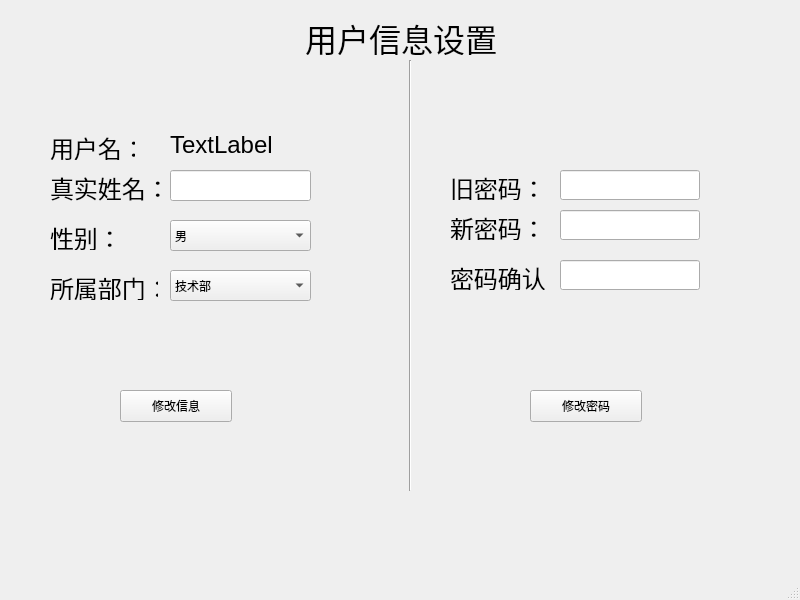
<?xml version="1.0" encoding="UTF-8"?>
<ui version="4.0">
 <class>MainWindow</class>
 <widget class="QMainWindow" name="MainWindow">
  <property name="geometry">
   <rect>
    <x>0</x>
    <y>0</y>
    <width>800</width>
    <height>600</height>
   </rect>
  </property>
  <property name="windowTitle">
   <string>MainWindow</string>
  </property>
  <widget class="QWidget" name="centralwidget">
   <widget class="QLineEdit" name="lineEdit_confirm">
    <property name="geometry">
     <rect>
      <x>560</x>
      <y>260</y>
      <width>140</width>
      <height>30</height>
     </rect>
    </property>
    <property name="echoMode">
     <enum>QLineEdit::Password</enum>
    </property>
   </widget>
   <widget class="QLabel" name="label_5">
    <property name="geometry">
     <rect>
      <x>50</x>
      <y>270</y>
      <width>108</width>
      <height>30</height>
     </rect>
    </property>
    <property name="text">
     <string>&lt;html&gt;&lt;head/&gt;&lt;body&gt;&lt;p&gt;&lt;span style=&quot; font-size:18pt;&quot;&gt;所属部门：&lt;/span&gt;&lt;/p&gt;&lt;/body&gt;&lt;/html&gt;</string>
    </property>
   </widget>
   <widget class="Line" name="line">
    <property name="geometry">
     <rect>
      <x>400</x>
      <y>60</y>
      <width>20</width>
      <height>431</height>
     </rect>
    </property>
    <property name="orientation">
     <enum>Qt::Vertical</enum>
    </property>
   </widget>
   <widget class="QLineEdit" name="lineEdit_newpasswd">
    <property name="geometry">
     <rect>
      <x>560</x>
      <y>210</y>
      <width>140</width>
      <height>30</height>
     </rect>
    </property>
    <property name="echoMode">
     <enum>QLineEdit::Password</enum>
    </property>
   </widget>
   <widget class="QLabel" name="label_8">
    <property name="geometry">
     <rect>
      <x>450</x>
      <y>260</y>
      <width>102</width>
      <height>30</height>
     </rect>
    </property>
    <property name="text">
     <string>&lt;html&gt;&lt;head/&gt;&lt;body&gt;&lt;p&gt;&lt;span style=&quot; font-size:18pt;&quot;&gt;密码确认：&lt;/span&gt;&lt;/p&gt;&lt;/body&gt;&lt;/html&gt;</string>
    </property>
   </widget>
   <widget class="QLineEdit" name="lineEdit_name">
    <property name="geometry">
     <rect>
      <x>170</x>
      <y>170</y>
      <width>141</width>
      <height>31</height>
     </rect>
    </property>
   </widget>
   <widget class="QComboBox" name="comboBox_dept">
    <property name="geometry">
     <rect>
      <x>170</x>
      <y>270</y>
      <width>141</width>
      <height>31</height>
     </rect>
    </property>
    <property name="focusPolicy">
     <enum>Qt::StrongFocus</enum>
    </property>
    <item>
     <property name="text">
      <string>技术部</string>
     </property>
     <property name="icon">
      <iconset resource="../../db/resource/resource.qrc">
       <normaloff>:/icon/jishu.png</normaloff>:/icon/jishu.png</iconset>
     </property>
    </item>
    <item>
     <property name="text">
      <string>运营部</string>
     </property>
     <property name="icon">
      <iconset resource="../../db/resource/resource.qrc">
       <normaloff>:/icon/yunying.png</normaloff>:/icon/yunying.png</iconset>
     </property>
    </item>
    <item>
     <property name="text">
      <string>后勤部</string>
     </property>
     <property name="icon">
      <iconset resource="../../db/resource/resource.qrc">
       <normaloff>:/icon/houqin.png</normaloff>:/icon/houqin.png</iconset>
     </property>
    </item>
    <item>
     <property name="text">
      <string>人事部</string>
     </property>
     <property name="icon">
      <iconset resource="../../db/resource/resource.qrc">
       <normaloff>:/icon/renshi.png</normaloff>:/icon/renshi.png</iconset>
     </property>
    </item>
    <item>
     <property name="text">
      <string>法务部</string>
     </property>
     <property name="icon">
      <iconset resource="../../db/resource/resource.qrc">
       <normaloff>:/icon/fawu.png</normaloff>:/icon/fawu.png</iconset>
     </property>
    </item>
    <item>
     <property name="text">
      <string>财务部</string>
     </property>
     <property name="icon">
      <iconset resource="../../db/resource/resource.qrc">
       <normaloff>:/icon/caiwu.png</normaloff>:/icon/caiwu.png</iconset>
     </property>
    </item>
   </widget>
   <widget class="QComboBox" name="comboBox_sex">
    <property name="geometry">
     <rect>
      <x>170</x>
      <y>220</y>
      <width>141</width>
      <height>31</height>
     </rect>
    </property>
    <property name="focusPolicy">
     <enum>Qt::StrongFocus</enum>
    </property>
    <item>
     <property name="text">
      <string>男</string>
     </property>
     <property name="icon">
      <iconset>
       <normalon>:/icon/nan.png</normalon>
      </iconset>
     </property>
    </item>
    <item>
     <property name="text">
      <string>女</string>
     </property>
     <property name="icon">
      <iconset>
       <normalon>:/icon/nv.png</normalon>
      </iconset>
     </property>
    </item>
   </widget>
   <widget class="QLabel" name="label_6">
    <property name="geometry">
     <rect>
      <x>450</x>
      <y>170</y>
      <width>111</width>
      <height>30</height>
     </rect>
    </property>
    <property name="text">
     <string>&lt;html&gt;&lt;head/&gt;&lt;body&gt;&lt;p&gt;&lt;span style=&quot; font-size:18pt;&quot;&gt;旧密码：&lt;/span&gt;&lt;/p&gt;&lt;/body&gt;&lt;/html&gt;</string>
    </property>
   </widget>
   <widget class="QPushButton" name="pushButton_changeinfo">
    <property name="geometry">
     <rect>
      <x>120</x>
      <y>390</y>
      <width>112</width>
      <height>32</height>
     </rect>
    </property>
    <property name="focusPolicy">
     <enum>Qt::StrongFocus</enum>
    </property>
    <property name="text">
     <string>修改信息</string>
    </property>
    <property name="icon">
     <iconset>
      <normalon>:/icon/insert.png</normalon>
     </iconset>
    </property>
   </widget>
   <widget class="QLabel" name="label_4">
    <property name="geometry">
     <rect>
      <x>50</x>
      <y>220</y>
      <width>85</width>
      <height>30</height>
     </rect>
    </property>
    <property name="text">
     <string>&lt;html&gt;&lt;head/&gt;&lt;body&gt;&lt;p&gt;&lt;span style=&quot; font-size:18pt;&quot;&gt;性别：&lt;/span&gt;&lt;/p&gt;&lt;/body&gt;&lt;/html&gt;</string>
    </property>
   </widget>
   <widget class="QLabel" name="label_usrname">
    <property name="geometry">
     <rect>
      <x>170</x>
      <y>130</y>
      <width>141</width>
      <height>30</height>
     </rect>
    </property>
    <property name="text">
     <string>&lt;html&gt;&lt;head/&gt;&lt;body&gt;&lt;p&gt;&lt;span style=&quot; font-size:18pt;&quot;&gt;TextLabel&lt;/span&gt;&lt;/p&gt;&lt;/body&gt;&lt;/html&gt;</string>
    </property>
   </widget>
   <widget class="QLabel" name="label_7">
    <property name="geometry">
     <rect>
      <x>450</x>
      <y>210</y>
      <width>121</width>
      <height>30</height>
     </rect>
    </property>
    <property name="text">
     <string>&lt;html&gt;&lt;head/&gt;&lt;body&gt;&lt;p&gt;&lt;span style=&quot; font-size:18pt;&quot;&gt;新密码：&lt;/span&gt;&lt;/p&gt;&lt;/body&gt;&lt;/html&gt;</string>
    </property>
   </widget>
   <widget class="QLabel" name="label_3">
    <property name="geometry">
     <rect>
      <x>50</x>
      <y>170</y>
      <width>111</width>
      <height>31</height>
     </rect>
    </property>
    <property name="text">
     <string>&lt;html&gt;&lt;head/&gt;&lt;body&gt;&lt;p&gt;&lt;span style=&quot; font-size:18pt;&quot;&gt;真实姓名：&lt;/span&gt;&lt;/p&gt;&lt;/body&gt;&lt;/html&gt;</string>
    </property>
   </widget>
   <widget class="QLineEdit" name="lineEdit_oldpasswd">
    <property name="geometry">
     <rect>
      <x>560</x>
      <y>170</y>
      <width>140</width>
      <height>30</height>
     </rect>
    </property>
    <property name="echoMode">
     <enum>QLineEdit::Password</enum>
    </property>
   </widget>
   <widget class="QLabel" name="label_2">
    <property name="geometry">
     <rect>
      <x>50</x>
      <y>130</y>
      <width>85</width>
      <height>30</height>
     </rect>
    </property>
    <property name="text">
     <string>&lt;html&gt;&lt;head/&gt;&lt;body&gt;&lt;p&gt;&lt;span style=&quot; font-size:18pt;&quot;&gt;用户名：&lt;/span&gt;&lt;/p&gt;&lt;/body&gt;&lt;/html&gt;</string>
    </property>
   </widget>
   <widget class="QLabel" name="label">
    <property name="geometry">
     <rect>
      <x>305</x>
      <y>14</y>
      <width>191</width>
      <height>41</height>
     </rect>
    </property>
    <property name="text">
     <string>&lt;html&gt;&lt;head/&gt;&lt;body&gt;&lt;p&gt;&lt;span style=&quot; font-size:24pt;&quot;&gt;用户信息设置&lt;/span&gt;&lt;/p&gt;&lt;/body&gt;&lt;/html&gt;</string>
    </property>
   </widget>
   <widget class="QPushButton" name="pushButton_changepasswd">
    <property name="geometry">
     <rect>
      <x>530</x>
      <y>390</y>
      <width>112</width>
      <height>32</height>
     </rect>
    </property>
    <property name="focusPolicy">
     <enum>Qt::StrongFocus</enum>
    </property>
    <property name="text">
     <string>修改密码</string>
    </property>
    <property name="icon">
     <iconset>
      <normalon>:/icon/insert.png</normalon>
     </iconset>
    </property>
   </widget>
  </widget>
  <widget class="QMenuBar" name="menubar">
   <property name="geometry">
    <rect>
     <x>0</x>
     <y>0</y>
     <width>800</width>
     <height>22</height>
    </rect>
   </property>
  </widget>
  <widget class="QStatusBar" name="statusbar"/>
 </widget>
 <resources>
  <include location="../../db/resource/resource.qrc"/>
 </resources>
 <connections/>
</ui>
